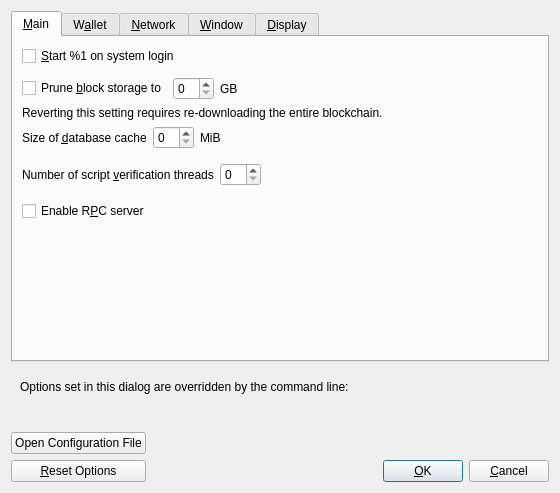
<?xml version="1.0" encoding="UTF-8"?>
<ui version="4.0">
 <class>OptionsDialog</class>
 <widget class="QDialog" name="OptionsDialog">
  <property name="geometry">
   <rect>
    <x>0</x>
    <y>0</y>
    <width>560</width>
    <height>440</height>
   </rect>
  </property>
  <property name="windowTitle">
   <string>Options</string>
  </property>
  <property name="modal">
   <bool>true</bool>
  </property>
  <layout class="QVBoxLayout" name="verticalLayout">
   <item>
    <widget class="QTabWidget" name="tabWidget">
     <property name="currentIndex">
      <number>0</number>
     </property>
     <widget class="QWidget" name="tabMain">
      <attribute name="title">
       <string>&amp;Main</string>
      </attribute>
      <layout class="QVBoxLayout" name="verticalLayout_Main">
       <item>
        <widget class="QCheckBox" name="digibyteAtStartup">
         <property name="toolTip">
          <string>Automatically start %1 after logging in to the system.</string>
         </property>
         <property name="text">
          <string>&amp;Start %1 on system login</string>
         </property>
        </widget>
       </item>
       <item>
        <spacer name="horizontalSpacer_0_Main">
         <property name="orientation">
          <enum>Qt::Horizontal</enum>
         </property>
         <property name="sizeHint" stdset="0">
          <size>
           <width>40</width>
           <height>5</height>
          </size>
         </property>
        </spacer>
       </item>
       <item>
        <layout class="QHBoxLayout" name="horizontalLayout_Main_Prune">
         <item>
          <widget class="QCheckBox" name="prune">
           <property name="toolTip">
            <string>Enabling pruning significantly reduces the disk space required to store transactions. All blocks are still fully validated. Reverting this setting requires re-downloading the entire blockchain.</string>
           </property>
           <property name="text">
            <string>Prune &amp;block storage to</string>
           </property>
          </widget>
         </item>
         <item>
          <widget class="QSpinBox" name="pruneSize"/>
         </item>
         <item>
          <widget class="QLabel" name="pruneSizeUnitLabel">
           <property name="text">
            <string>GB</string>
           </property>
           <property name="textFormat">
            <enum>Qt::PlainText</enum>
           </property>
          </widget>
         </item>
         <item>
          <spacer name="horizontalSpacer_Main_Prune">
           <property name="orientation">
            <enum>Qt::Horizontal</enum>
           </property>
           <property name="sizeHint" stdset="0">
            <size>
             <width>40</width>
             <height>20</height>
            </size>
           </property>
          </spacer>
         </item>
        </layout>
       </item>
       <item>
        <widget class="QLabel" name="pruneWarning">
         <property name="text">
          <string>Reverting this setting requires re-downloading the entire blockchain.</string>
         </property>
         <property name="textFormat">
          <enum>Qt::PlainText</enum>
         </property>
        </widget>
       </item>
       <item>
        <layout class="QHBoxLayout" name="horizontalLayout_2_Main">
         <item>
          <widget class="QLabel" name="databaseCacheLabel">
           <property name="toolTip">
            <string extracomment="Tooltip text for Options window setting that sets the size of the database cache. Explains the corresponding effects of increasing/decreasing this value.">Maximum database cache size. A larger cache can contribute to faster sync, after which the benefit is less pronounced for most use cases. Lowering the cache size will reduce memory usage. Unused mempool memory is shared for this cache.</string>
           </property>
           <property name="text">
            <string>Size of &amp;database cache</string>
           </property>
           <property name="textFormat">
            <enum>Qt::PlainText</enum>
           </property>
           <property name="buddy">
            <cstring>databaseCache</cstring>
           </property>
          </widget>
         </item>
         <item>
          <widget class="QSpinBox" name="databaseCache"/>
         </item>
         <item>
          <widget class="QLabel" name="databaseCacheUnitLabel">
           <property name="text">
            <string>MiB</string>
           </property>
           <property name="textFormat">
            <enum>Qt::PlainText</enum>
           </property>
          </widget>
         </item>
         <item>
          <spacer name="horizontalSpacer_2_Main">
           <property name="orientation">
            <enum>Qt::Horizontal</enum>
           </property>
           <property name="sizeHint" stdset="0">
            <size>
             <width>40</width>
             <height>20</height>
            </size>
           </property>
          </spacer>
         </item>
        </layout>
       </item>
       <item>
        <layout class="QHBoxLayout" name="horizontalLayout_Main_VerifyLabel">
         <item>
          <widget class="QLabel" name="threadsScriptVerifLabel">
           <property name="toolTip">
            <string extracomment="Tooltip text for Options window setting that sets the number of script verification threads. Explains that negative values mean to leave these many cores free to the system.">Set the number of script verification threads. Negative values correspond to the number of cores you want to leave free to the system.</string>
           </property>
           <property name="text">
            <string>Number of script &amp;verification threads</string>
           </property>
           <property name="textFormat">
            <enum>Qt::PlainText</enum>
           </property>
           <property name="buddy">
            <cstring>threadsScriptVerif</cstring>
           </property>
          </widget>
         </item>
         <item>
          <widget class="QSpinBox" name="threadsScriptVerif">
           <property name="toolTip">
            <string>(0 = auto, &lt;0 = leave that many cores free)</string>
           </property>
          </widget>
         </item>
         <item>
          <spacer name="horizontalSpacer_Main_Threads">
           <property name="orientation">
            <enum>Qt::Horizontal</enum>
           </property>
           <property name="sizeHint" stdset="0">
            <size>
             <width>40</width>
             <height>40</height>
            </size>
           </property>
          </spacer>
         </item>
        </layout>
       </item>
       <item>
        <widget class="QCheckBox" name="enableServer">
         <property name="toolTip">
          <string extracomment="Tooltip text for Options window setting that enables the RPC server.">This allows you or a third party tool to communicate with the node through command-line and JSON-RPC commands.</string>
         </property>
         <property name="text">
          <string extracomment="An Options window setting to enable the RPC server.">Enable R&amp;PC server</string>
         </property>
        </widget>
       </item>
       <item>
        <spacer name="verticalSpacer_Main">
         <property name="orientation">
          <enum>Qt::Vertical</enum>
         </property>
         <property name="sizeHint" stdset="0">
          <size>
           <width>20</width>
           <height>40</height>
          </size>
         </property>
        </spacer>
       </item>
      </layout>
     </widget>
     <widget class="QWidget" name="tabWallet">
      <attribute name="title">
       <string>W&amp;allet</string>
      </attribute>
      <layout class="QVBoxLayout" name="verticalLayout_Wallet">
       <item>
        <widget class="QCheckBox" name="subFeeFromAmount">
         <property name="toolTip">
          <string extracomment="Tooltip text for Options window setting that sets subtracting the fee from a sending amount as default.">Whether to set subtract fee from amount as default or not.</string>
         </property>
         <property name="text">
          <string extracomment="An Options window setting to set subtracting the fee from a sending amount as default.">Subtract &amp;fee from amount by default</string>
         </property>
        </widget>
       </item>
       <item>
        <widget class="QGroupBox" name="groupBox">
         <property name="title">
          <string>Expert</string>
         </property>
         <layout class="QVBoxLayout" name="verticalLayout_2">
          <item>
           <widget class="QCheckBox" name="coinControlFeatures">
            <property name="toolTip">
             <string>Whether to show coin control features or not.</string>
            </property>
            <property name="text">
             <string>Enable coin &amp;control features</string>
            </property>
           </widget>
          </item>
          <item>
           <widget class="QCheckBox" name="spendZeroConfChange">
            <property name="toolTip">
             <string>If you disable the spending of unconfirmed change, the change from a transaction cannot be used until that transaction has at least one confirmation. This also affects how your balance is computed.</string>
            </property>
            <property name="text">
             <string>&amp;Spend unconfirmed change</string>
            </property>
           </widget>
          </item>
          <item>
           <widget class="QCheckBox" name="m_enable_psbt_controls">
            <property name="text">
             <string extracomment="An options window setting to enable PSBT controls.">Enable &amp;PSBT controls</string>
            </property>
            <property name="toolTip">
             <string extracomment="Tooltip text for options window setting that enables PSBT controls.">Whether to show PSBT controls.</string>
            </property>
           </widget>
          </item>
          <item>
           <widget class="QCheckBox" name="showPaymasterOperator">
            <property name="text">
             <string>Show Paymaster &amp;operator controls</string>
            </property>
            <property name="toolTip">
             <string>Show the Paymaster Network tab used to configure and operate a Paymaster provider. This is not required to pay through a Paymaster.</string>
            </property>
           </widget>
          </item>
         </layout>
        </widget>
       </item>
       <item>
        <widget class="QGroupBox" name="groupBoxHww">
         <property name="title">
          <string>External Signer (e.g. hardware wallet)</string>
         </property>
         <layout class="QVBoxLayout" name="verticalLayoutHww">
          <item>
           <layout class="QHBoxLayout" name="horizontalLayoutHww">
            <item>
             <widget class="QLabel" name="externalSignerPathLabel">
              <property name="text">
               <string>&amp;External signer script path</string>
              </property>
              <property name="buddy">
               <cstring>externalSignerPath</cstring>
              </property>
             </widget>
            </item>
            <item>
             <widget class="QLineEdit" name="externalSignerPath">
              <property name="toolTip">
               <string>Full path to a %1 compatible script (e.g. C:\Downloads\hwi.exe or /Users/you/Downloads/hwi.py). Beware: malware can steal your coins!</string>
              </property>
             </widget>
            </item>
           </layout>
          </item>
         </layout>
        </widget>
       </item>
       <item>
        <widget class="QGroupBox" name="groupBoxHww">
         <property name="title">
          <string>External Signer (e.g. hardware wallet)</string>
         </property>
         <layout class="QVBoxLayout" name="verticalLayoutHww">
           <item>
            <layout class="QHBoxLayout" name="horizontalLayoutHww">
             <item>
              <widget class="QLabel" name="externalSignerPathLabel">
               <property name="text">
                <string>&amp;External signer script path</string>
               </property>
               <property name="buddy">
                <cstring>externalSignerPath</cstring>
               </property>
              </widget>
             </item>
             <item>
              <widget class="QLineEdit" name="externalSignerPath">
                <property name="toolTip">
                  <string>Full path to a DigiByte Core compatible script (e.g. C:\Downloads\hwi.exe or /Users/you/Downloads/hwi.py). Beware: malware can steal your coins!</string>
                </property>
              </widget>
             </item>
            </layout>
           </item>
         </layout>
        </widget>
       </item>
       <item>
        <spacer name="verticalSpacer_Wallet">
         <property name="orientation">
          <enum>Qt::Vertical</enum>
         </property>
         <property name="sizeHint" stdset="0">
          <size>
           <width>20</width>
           <height>40</height>
          </size>
         </property>
        </spacer>
       </item>
      </layout>
     </widget>
     <widget class="QWidget" name="tabNetwork">
      <attribute name="title">
       <string>&amp;Network</string>
      </attribute>
      <layout class="QVBoxLayout" name="verticalLayout_Network">
       <item>
        <widget class="QCheckBox" name="mapPortUpnp">
         <property name="toolTip">
          <string>Automatically open the DigiByte client port on the router. This only works when your router supports UPnP and it is enabled.</string>
         </property>
         <property name="text">
          <string>Map port using &amp;UPnP</string>
         </property>
        </widget>
       </item>
       <item>
        <widget class="QCheckBox" name="mapPortNatpmp">
         <property name="toolTip">
          <string>Automatically open the DigiByte client port on the router. This only works when your router supports NAT-PMP and it is enabled. The external port could be random.</string>
         </property>
         <property name="text">
          <string>Map port using NA&amp;T-PMP</string>
         </property>
        </widget>
       </item>
       <item>
        <widget class="QCheckBox" name="allowIncoming">
         <property name="toolTip">
          <string>Accept connections from outside.</string>
         </property>
         <property name="text">
          <string>Allow incomin&amp;g connections</string>
         </property>
        </widget>
       </item>
       <item>
        <widget class="QCheckBox" name="connectSocks">
         <property name="toolTip">
          <string>Connect to the DigiByte network through a SOCKS5 proxy.</string>
         </property>
         <property name="text">
          <string>&amp;Connect through SOCKS5 proxy (default proxy):</string>
         </property>
        </widget>
       </item>
       <item>
        <layout class="QHBoxLayout" name="horizontalLayout_1_Network">
         <item>
          <widget class="QLabel" name="proxyIpLabel">
           <property name="text">
            <string>Proxy &amp;IP:</string>
           </property>
           <property name="textFormat">
            <enum>Qt::PlainText</enum>
           </property>
           <property name="buddy">
            <cstring>proxyIp</cstring>
           </property>
          </widget>
         </item>
         <item>
          <widget class="QValidatedLineEdit" name="proxyIp">
           <property name="minimumSize">
            <size>
             <width>140</width>
             <height>0</height>
            </size>
           </property>
           <property name="maximumSize">
            <size>
             <width>140</width>
             <height>16777215</height>
            </size>
           </property>
           <property name="toolTip">
            <string>IP address of the proxy (e.g. IPv4: 127.0.0.1 / IPv6: ::1)</string>
           </property>
          </widget>
         </item>
         <item>
          <widget class="QLabel" name="proxyPortLabel">
           <property name="text">
            <string>&amp;Port:</string>
           </property>
           <property name="textFormat">
            <enum>Qt::PlainText</enum>
           </property>
           <property name="buddy">
            <cstring>proxyPort</cstring>
           </property>
          </widget>
         </item>
         <item>
          <widget class="QLineEdit" name="proxyPort">
           <property name="minimumSize">
            <size>
             <width>55</width>
             <height>0</height>
            </size>
           </property>
           <property name="maximumSize">
            <size>
             <width>55</width>
             <height>16777215</height>
            </size>
           </property>
           <property name="toolTip">
            <string>Port of the proxy (e.g. 9050)</string>
           </property>
          </widget>
         </item>
         <item>
          <spacer name="horizontalSpacer_1_Network">
           <property name="orientation">
            <enum>Qt::Horizontal</enum>
           </property>
           <property name="sizeHint" stdset="0">
            <size>
             <width>40</width>
             <height>20</height>
            </size>
           </property>
          </spacer>
         </item>
        </layout>
       </item>
       <item>
        <layout class="QHBoxLayout" name="horizontalLayout_2_Network">
         <item>
          <widget class="QLabel" name="proxyActiveNets">
           <property name="text">
            <string>Used for reaching peers via:</string>
           </property>
           <property name="textFormat">
            <enum>Qt::PlainText</enum>
           </property>
          </widget>
         </item>
         <item>
          <widget class="QCheckBox" name="proxyReachIPv4">
           <property name="enabled">
            <bool>false</bool>
           </property>
           <property name="toolTip">
            <string>Shows if the supplied default SOCKS5 proxy is used to reach peers via this network type.</string>
           </property>
           <property name="text">
            <string/>
           </property>
          </widget>
         </item>
         <item>
          <widget class="QLabel" name="proxyReachIPv4Label">
           <property name="text">
            <string>IPv4</string>
           </property>
           <property name="textFormat">
            <enum>Qt::PlainText</enum>
           </property>
          </widget>
         </item>
         <item>
          <widget class="QCheckBox" name="proxyReachIPv6">
           <property name="enabled">
            <bool>false</bool>
           </property>
           <property name="toolTip">
            <string>Shows if the supplied default SOCKS5 proxy is used to reach peers via this network type.</string>
           </property>
           <property name="text">
            <string/>
           </property>
          </widget>
         </item>
         <item>
          <widget class="QLabel" name="proxyReachIPv6Label">
           <property name="text">
            <string>IPv6</string>
           </property>
           <property name="textFormat">
            <enum>Qt::PlainText</enum>
           </property>
          </widget>
         </item>
         <item>
          <widget class="QCheckBox" name="proxyReachTor">
           <property name="enabled">
            <bool>false</bool>
           </property>
           <property name="toolTip">
            <string>Shows if the supplied default SOCKS5 proxy is used to reach peers via this network type.</string>
           </property>
           <property name="text">
            <string/>
           </property>
          </widget>
         </item>
         <item>
          <widget class="QLabel" name="proxyReachTorLabel">
           <property name="text">
            <string>Tor</string>
           </property>
           <property name="textFormat">
            <enum>Qt::PlainText</enum>
           </property>
          </widget>
         </item>
         <item>
          <spacer name="horizontalSpacer_2_Network">
           <property name="orientation">
            <enum>Qt::Horizontal</enum>
           </property>
           <property name="sizeHint" stdset="0">
            <size>
             <width>40</width>
             <height>20</height>
            </size>
           </property>
          </spacer>
         </item>
        </layout>
       </item>
       <item>
        <widget class="QCheckBox" name="connectSocksTor">
         <property name="toolTip">
          <string>Connect to the DigiByte network through a separate SOCKS5 proxy for Tor onion services.</string>
         </property>
         <property name="text">
          <string>Use separate SOCKS&amp;5 proxy to reach peers via Tor onion services:</string>
         </property>
        </widget>
       </item>
       <item>
        <layout class="QHBoxLayout" name="horizontalLayout_3_Network">
         <item>
          <widget class="QLabel" name="proxyIpTorLabel">
           <property name="text">
            <string>Proxy &amp;IP:</string>
           </property>
           <property name="textFormat">
            <enum>Qt::PlainText</enum>
           </property>
           <property name="buddy">
            <cstring>proxyIpTor</cstring>
           </property>
          </widget>
         </item>
         <item>
          <widget class="QValidatedLineEdit" name="proxyIpTor">
           <property name="minimumSize">
            <size>
             <width>140</width>
             <height>0</height>
            </size>
           </property>
           <property name="maximumSize">
            <size>
             <width>140</width>
             <height>16777215</height>
            </size>
           </property>
           <property name="toolTip">
            <string>IP address of the proxy (e.g. IPv4: 127.0.0.1 / IPv6: ::1)</string>
           </property>
          </widget>
         </item>
         <item>
          <widget class="QLabel" name="proxyPortTorLabel">
           <property name="text">
            <string>&amp;Port:</string>
           </property>
           <property name="textFormat">
            <enum>Qt::PlainText</enum>
           </property>
           <property name="buddy">
            <cstring>proxyPortTor</cstring>
           </property>
          </widget>
         </item>
         <item>
          <widget class="QLineEdit" name="proxyPortTor">
           <property name="minimumSize">
            <size>
             <width>55</width>
             <height>0</height>
            </size>
           </property>
           <property name="maximumSize">
            <size>
             <width>55</width>
             <height>16777215</height>
            </size>
           </property>
           <property name="toolTip">
            <string>Port of the proxy (e.g. 9050)</string>
           </property>
          </widget>
         </item>
         <item>
          <spacer name="horizontalSpacer_4_Network">
           <property name="orientation">
            <enum>Qt::Horizontal</enum>
           </property>
           <property name="sizeHint" stdset="0">
            <size>
             <width>40</width>
             <height>20</height>
            </size>
           </property>
          </spacer>
         </item>
        </layout>
       </item>
       <item>
        <spacer name="verticalSpacer_Network">
         <property name="orientation">
          <enum>Qt::Vertical</enum>
         </property>
         <property name="sizeHint" stdset="0">
          <size>
           <width>20</width>
           <height>40</height>
          </size>
         </property>
        </spacer>
       </item>
      </layout>
     </widget>
     <widget class="QWidget" name="tabWindow">
      <attribute name="title">
       <string>&amp;Window</string>
      </attribute>
      <layout class="QVBoxLayout" name="verticalLayout_Window">
       <item>
        <widget class="QCheckBox" name="showTrayIcon">
         <property name="toolTip">
          <string>Show the icon in the system tray.</string>
         </property>
         <property name="text">
          <string>&amp;Show tray icon</string>
         </property>
         <property name="checked">
          <bool>true</bool>
         </property>
        </widget>
       </item>
       <item>
        <widget class="QCheckBox" name="minimizeToTray">
         <property name="toolTip">
          <string>Show only a tray icon after minimizing the window.</string>
         </property>
         <property name="text">
          <string>&amp;Minimize to the tray instead of the taskbar</string>
         </property>
        </widget>
       </item>
       <item>
        <widget class="QCheckBox" name="minimizeOnClose">
         <property name="toolTip">
          <string>Minimize instead of exit the application when the window is closed. When this option is enabled, the application will be closed only after selecting Exit in the menu.</string>
         </property>
         <property name="text">
          <string>M&amp;inimize on close</string>
         </property>
        </widget>
       </item>
       <item>
        <spacer name="verticalSpacer_Window">
         <property name="orientation">
          <enum>Qt::Vertical</enum>
         </property>
         <property name="sizeHint" stdset="0">
          <size>
           <width>20</width>
           <height>40</height>
          </size>
         </property>
        </spacer>
       </item>
      </layout>
     </widget>
     <widget class="QWidget" name="tabDisplay">
      <attribute name="title">
       <string>&amp;Display</string>
      </attribute>
      <layout class="QVBoxLayout" name="verticalLayout_Display">
       <item>
        <layout class="QHBoxLayout" name="horizontalLayout_1_Display">
         <item>
          <widget class="QLabel" name="langLabel">
           <property name="text">
            <string>User Interface &amp;language:</string>
           </property>
           <property name="textFormat">
            <enum>Qt::PlainText</enum>
           </property>
           <property name="buddy">
            <cstring>lang</cstring>
           </property>
          </widget>
         </item>
         <item>
          <widget class="QValueComboBox" name="lang">
           <property name="toolTip">
            <string>The user interface language can be set here. This setting will take effect after restarting %1.</string>
           </property>
          </widget>
         </item>
        </layout>
       </item>
        <item>
        <layout class="QHBoxLayout" name="horizontalLayout_1_Display">
         <item>
          <widget class="QLabel" name="themeLabel">
           <property name="text">
            <string>Choose Wallet &amp;Theme:</string>
           </property>
           <property name="textFormat">
            <enum>Qt::PlainText</enum>
           </property>
           <property name="buddy">
            <cstring>lang</cstring>
           </property>
          </widget>
         </item>
         <item>
          <widget class="QValueComboBox" name="theme">
           <property name="toolTip">
            <string>The DGB Wallet theme can be set here. This setting will take effect after restarting %1.</string>
           </property>
          </widget>
         </item>
        </layout>
       </item>
       <item>
        <layout class="QHBoxLayout" name="horizontalLayout_2_Display">
         <item>
          <widget class="QLabel" name="unitLabel">
           <property name="text">
            <string>&amp;Unit to show amounts in:</string>
           </property>
           <property name="textFormat">
            <enum>Qt::PlainText</enum>
           </property>
           <property name="buddy">
            <cstring>unit</cstring>
           </property>
          </widget>
         </item>
         <item>
          <widget class="QValueComboBox" name="unit">
           <property name="toolTip">
            <string>Choose the default subdivision unit to show in the interface and when sending coins.</string>
           </property>
          </widget>
         </item>
        </layout>
       </item>
       <item>
        <layout class="QHBoxLayout" name="horizontalLayout_3_Display">
         <item>
          <widget class="QLabel" name="thirdPartyTxUrlsLabel">
           <property name="toolTip">
            <string>Third-party URLs (e.g. a block explorer) that appear in the transactions tab as context menu items. %s in the URL is replaced by transaction hash. Multiple URLs are separated by vertical bar |.</string>
           </property>
           <property name="text">
            <string>&amp;Third-party transaction URLs</string>
           </property>
           <property name="buddy">
            <cstring>thirdPartyTxUrls</cstring>
           </property>
          </widget>
         </item>
         <item>
          <widget class="QLineEdit" name="thirdPartyTxUrls">
           <property name="toolTip">
            <string>Third-party URLs (e.g. a block explorer) that appear in the transactions tab as context menu items. %s in the URL is replaced by transaction hash. Multiple URLs are separated by vertical bar |.</string>
           </property>
           <property name="placeholderText">
            <string notr="true">https://example.com/tx/%s</string>
           </property>
           <property name="placeholderText">
            <string notr="true">https://example.com/tx/%s</string>
           </property>
          </widget>
         </item>
        </layout>
       </item>
       <item>
        <widget class="QGroupBox" name="font_groupBox">
         <property name="title">
          <string>Monospaced font in the Overview tab:</string>
         </property>
         <layout class="QVBoxLayout" name="font_verticalLayout">
          <item>
           <layout class="QHBoxLayout" name="embeddedFont_horizontalLayout">
            <item>
             <widget class="QRadioButton" name="embeddedFont_radioButton">
              <property name="text">
               <string>embedded &quot;%1&quot;</string>
              </property>
             </widget>
            </item>
            <item>
             <spacer name="embeddedFont_horizontalSpacer">
              <property name="orientation">
               <enum>Qt::Horizontal</enum>
              </property>
              <property name="sizeHint" stdset="0">
               <size>
                <width>40</width>
                <height>20</height>
               </size>
              </property>
             </spacer>
            </item>
            <item>
             <layout class="QVBoxLayout" name="embeddedFont_verticalLayout">
              <item>
               <widget class="QLabel" name="embeddedFont_label_1">
                <property name="text">
                 <string notr="true">111.11111111 DGB</string>
                </property>
               </widget>
              </item>
              <item>
               <widget class="QLabel" name="embeddedFont_label_9">
                <property name="text">
                 <string notr="true">909.09090909 DGB</string>
                </property>
               </widget>
              </item>
             </layout>
            </item>
           </layout>
          </item>
          <item>
           <widget class="Line" name="font_line">
            <property name="orientation">
             <enum>Qt::Horizontal</enum>
            </property>
           </widget>
          </item>
          <item>
           <layout class="QHBoxLayout" name="systemFont_horizontalLayout">
            <item>
             <widget class="QRadioButton" name="systemFont_radioButton">
              <property name="text">
               <string>closest matching &quot;%1&quot;</string>
              </property>
             </widget>
            </item>
            <item>
             <spacer name="systemFont_horizontalSpacer">
              <property name="orientation">
               <enum>Qt::Horizontal</enum>
              </property>
              <property name="sizeHint" stdset="0">
               <size>
                <width>40</width>
                <height>20</height>
               </size>
              </property>
             </spacer>
            </item>
            <item>
             <layout class="QVBoxLayout" name="systemFont_verticalLayout">
              <item>
               <widget class="QLabel" name="systemFont_label_1">
                <property name="text">
                 <string notr="true">111.11111111 DGB</string>
                </property>
               </widget>
              </item>
              <item>
               <widget class="QLabel" name="systemFont_label_9">
                <property name="text">
                 <string notr="true">909.09090909 DGB</string>
                </property>
               </widget>
              </item>
             </layout>
            </item>
           </layout>
          </item>
         </layout>
        </widget>
       </item>
       <item>
        <spacer name="verticalSpacer_Display">
         <property name="orientation">
          <enum>Qt::Vertical</enum>
         </property>
         <property name="sizeHint" stdset="0">
          <size>
           <width>20</width>
           <height>40</height>
          </size>
         </property>
        </spacer>
       </item>
      </layout>
     </widget>
    </widget>
   </item>
   <item>
    <widget class="QFrame" name="frame">
     <layout class="QVBoxLayout" name="verticalLayout_Bottom">
      <item>
       <layout class="QHBoxLayout" name="horizontalLayout_Bottom">
        <item>
         <widget class="QLabel" name="overriddenByCommandLineInfoLabel">
          <property name="text">
           <string>Options set in this dialog are overridden by the command line:</string>
          </property>
          <property name="textFormat">
           <enum>Qt::PlainText</enum>
          </property>
         </widget>
        </item>
        <item>
         <spacer name="horizontalSpacer_Bottom">
          <property name="orientation">
           <enum>Qt::Horizontal</enum>
          </property>
          <property name="sizeHint" stdset="0">
           <size>
            <width>40</width>
            <height>20</height>
           </size>
          </property>
         </spacer>
        </item>
       </layout>
      </item>
      <item>
       <widget class="QLabel" name="overriddenByCommandLineLabel">
        <property name="text">
         <string/>
        </property>
        <property name="textFormat">
         <enum>Qt::PlainText</enum>
        </property>
        <property name="wordWrap">
         <bool>true</bool>
        </property>
       </widget>
      </item>
     </layout>
    </widget>
   </item>
   <item>
    <layout class="QHBoxLayout" name="horizontalLayout_Buttons">
     <item>
      <layout class="QVBoxLayout" name="verticalLayout_Buttons">
       <item>
        <widget class="QPushButton" name="openDigiByteConfButton">
         <property name="toolTip">
          <string>Open the %1 configuration file from the working directory.</string>
         </property>
         <property name="text">
          <string>Open Configuration File</string>
         </property>
         <property name="autoDefault">
          <bool>false</bool>
         </property>
        </widget>
       </item>
       <item>
        <widget class="QPushButton" name="resetButton">
         <property name="toolTip">
          <string>Reset all client options to default.</string>
         </property>
         <property name="text">
          <string>&amp;Reset Options</string>
         </property>
         <property name="autoDefault">
          <bool>false</bool>
         </property>
        </widget>
       </item>
      </layout>
     </item>
     <item>
      <spacer name="horizontalSpacer_1">
       <property name="orientation">
        <enum>Qt::Horizontal</enum>
       </property>
       <property name="sizeHint" stdset="0">
        <size>
         <width>40</width>
         <height>48</height>
        </size>
       </property>
      </spacer>
     </item>
     <item>
      <widget class="QLabel" name="statusLabel">
       <property name="minimumSize">
        <size>
         <width>200</width>
         <height>0</height>
        </size>
       </property>
       <property name="font">
        <font>
         <weight>75</weight>
         <bold>true</bold>
        </font>
       </property>
       <property name="text">
        <string/>
       </property>
       <property name="textFormat">
        <enum>Qt::PlainText</enum>
       </property>
       <property name="wordWrap">
        <bool>true</bool>
       </property>
      </widget>
     </item>
     <item>
      <spacer name="horizontalSpacer_2">
       <property name="orientation">
        <enum>Qt::Horizontal</enum>
       </property>
       <property name="sizeHint" stdset="0">
        <size>
         <width>40</width>
         <height>48</height>
        </size>
       </property>
      </spacer>
     </item>
     <item>
      <layout class="QVBoxLayout" name="verticalLayout_4">
       <item>
        <spacer name="verticalSpacer">
         <property name="orientation">
          <enum>Qt::Vertical</enum>
         </property>
         <property name="sizeHint" stdset="0">
          <size>
           <width>20</width>
           <height>40</height>
          </size>
         </property>
        </spacer>
       </item>
       <item>
        <layout class="QHBoxLayout" name="horizontalLayout">
         <item>
          <widget class="QPushButton" name="okButton">
           <property name="text">
            <string>&amp;OK</string>
           </property>
           <property name="autoDefault">
            <bool>false</bool>
           </property>
           <property name="default">
            <bool>true</bool>
           </property>
          </widget>
         </item>
         <item>
          <widget class="QPushButton" name="cancelButton">
           <property name="text">
            <string>&amp;Cancel</string>
           </property>
           <property name="autoDefault">
            <bool>false</bool>
           </property>
          </widget>
         </item>
        </layout>
       </item>
      </layout>
     </item>
    </layout>
   </item>
  </layout>
 </widget>
 <customwidgets>
  <customwidget>
   <class>QValidatedLineEdit</class>
   <extends>QLineEdit</extends>
   <header>qt/qvalidatedlineedit.h</header>
  </customwidget>
  <customwidget>
   <class>QValueComboBox</class>
   <extends>QComboBox</extends>
   <header>qt/qvaluecombobox.h</header>
  </customwidget>
 </customwidgets>
 <resources/>
 <connections/>
</ui>
